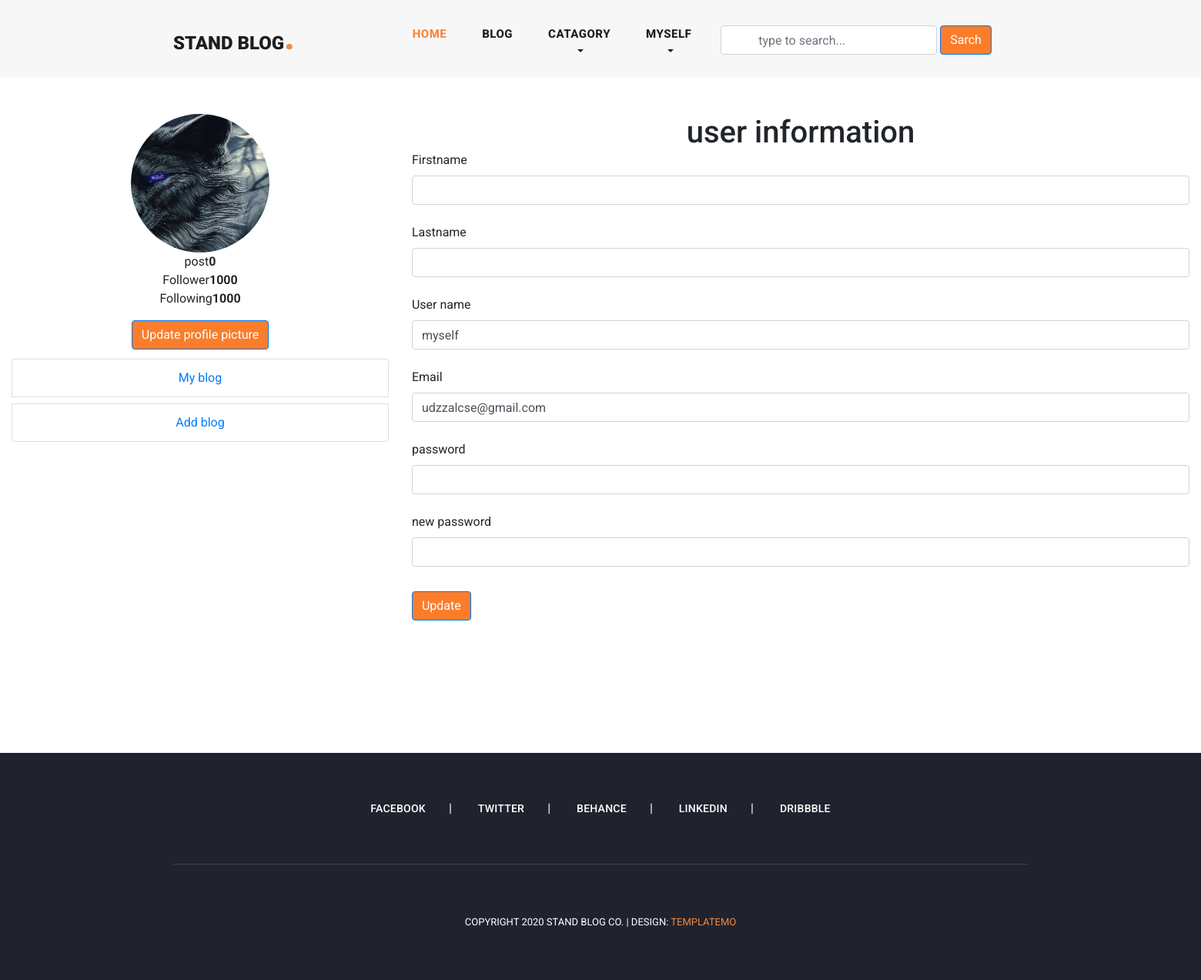
The app's page /profile (signed in) with its own data.
### user_profile/models.py (models this page shows, shortened)
class User(AbstractUser):
    email=models.EmailField(max_length=200,unique=True,error_messages= {"unique":"email must be unique"})
    profile_image=models.ImageField(null=True,blank=True,upload_to='progile_img')
    REQUIRED_FIELDS=['email']
    objects=Mycustommannager()
    def get_profile_picture(self):
        url=""
        try:
            url=self.profile_image.url
        except:
            url=""
        return url

### user_profile/views.py (the view, shortened to what this page needs)
# urls.py: path('profile',views.profile,name='profile'),
@login_required(login_url='login')
def profile(request):
    account=get_object_or_404(User,pk=request.user.pk)
    form=User_profile_update_form(instance=account)
    context={
        "account":account,
        "form":form,
    }
    return render(request,"myprofile.html",context)

### user_profile/forms.py (shortened to what this page needs)
class User_profile_update_form(forms.ModelForm):
    def __init__(self,*args,**kwargs):
        super().__init__(*args,**kwargs)
    class Meta:
        model=User
        fields=('first_name','last_name','username','email')

### blog/context_processors.py (called while the page is built)
def common_context(request):
    catagorys=Catagory.objects.all()
    context={
        "catagory" : catagorys,
    }
    return context

### templates/myprofile.html (shortened to what this page needs)
{% extends "base.html" %}
{% load static %}
{% block content %}
<section class="profile">
    <div class="container-fluid">
        <div class="row py-5">
            <div class="col-md-4">
                <div class="text-center">
                    <img class="rounded rounded-circle profile-picture" src="{{request.user.get_profile_picture}}" alt="#">
                    <ul >
                        <li>
                            <span>post<strong>{{account.user_blog.count}}</strong></span>
                        </li>
                        <li>
                            <span>Follower<strong>1000</strong></span>
                        </li>
                        <li>
                            <span>Following<strong>1000</strong></span>
                        </li>
                    </ul>
                </div>
                <div class="text-center py-3">
                <button type="button" class="btn btn-primary" data-toggle="modal" data-target="#exampleModal">
                    Update profile picture
                </button>
                <div>
                    <ul class="list-group text-center mt-2 mb-5">
                        <li class='list-group-item my-1'>
                            <a class="text-decoration-none" href="{% url 'myblog' %}">My blog</a>
                        </li>
                        <li class='list-group-item my-1'>
                            <a class="text-decoration-none" href="{% url 'add_blog'%}">Add blog</a>
                        </li>
                    </ul>
                </div>
                </div>
            </div>
            <div class="col-md-8">
                <div class="text-center px-2"><p><h1>user information</h1></p></div>
                <form action="{% url 'profile'%}" method="POST">
                    <div class="form-group">
                        <label for="first_name">Firstname</label>
                        <input type="text" class="form-control" value="{{account.first_name}}" name="first_name">
                        <p class="text-danger py-1 error">{{form.first_name.errors}}</p>
                    </div>
                    <div class="form-group">
                        <label for="last_name"> Lastname </label>
                        <input type="text" class="form-control" value="{{account.last_name}}" name="last_name">
                        <p class="text-danger py-1 error">{{form.last_name.errors}}</p>
                    </div>
                    <div class="form-group">
                        <label for="username">User name</label>
                        <input type="text" class="form-control" value="{{account.username}}" name="username">
                        <p class="text-danger py-1 error">{{form.username.errors}}</p>
                    </div>
                    <div class="form-group">
                        <label for="email">Email</label>
                        <input type="email" class="form-control" value="{{account.email}}" name="email">
                        <p class="text-danger py-1 error">{{form.email.errors}}</p>
                    </div>
                    <div class="form-group">
                        <label for="password">password</label>
                        <input type="password" class="form-control"  name="password">
                        <p class="text-danger py-1 error">{{form.password.errors}}</p>
                    </div>
                    <div class="form-group">
                        <label for="new-password">new password</label>
                        <input type="password" class="form-control"  name="new-password">
                        <p class="text-danger py-1 error">{{form.password.errors}}</p>
                    </div>
                    <div class="form-group">
                        <button type="submit" class="btn btn-primary my-2">Update</button>
                    </div>
                </form>
            </div>
        </div>
    </div>
</section>
{% endblock content %}

### templates/header.html (shortened to what this page needs)
{% load static %}
 <header class="">
    <nav class="navbar navbar-expand-lg">
      <div class="container">
        <a class="navbar-brand" href="index.html"><h2>Stand Blog<em>.</em></h2></a>
        <div class="collapse navbar-collapse" id="navbarResponsive">
          <ul class="navbar-nav ml-auto">
            <li class="nav-item active">
              <a class="nav-link" href="{% url 'home' %}">Home
              </a>
            </li>
            <li class="nav-item">
              <a class="nav-link" href="{% url 'blog' %}">Blog </a>
            </li>
            <li class="nav-item dropdown">
              <a class="nav-link dropdown-toggle" href="#" id="navbarDropdown" role="button" data-toggle="dropdown" aria-haspopup="true" aria-expanded="false">
                Catagory
              </a>
            </li>
            {% if request.user.is_authenticated %}
            <li class="nav-item dropdown">
              <a class="nav-link dropdown-toggle" href="#" id="navbarDropdown" role="button" data-toggle="dropdown" aria-haspopup="true" aria-expanded="false">
                {{request.user.username}}
              </a>
            </li>
            {% else %}
            <li class="nav-item active">
              <a class="nav-link" href="{% url 'login' %}">Login</a>
            </li>
            {% endif %}
            <div class="col-lg-12">
              <div class="sidebar-item search">
                <form  class="form-inline d-flex flex-nowrap my-2 ml-auto sarch-form" method="GET" action="{% url 'sarch_blog' %}">
                  <input type="text" name="sarch" class="form-control px-5" placeholder="type to search..." >
                  <button class="btn btn-primary ml-1 "> Sarch </button>
                </form>
              </div>
            </div>
          </ul>
        </div>
      </div>
    </nav>
  </header>

### assets/css/templatemo-stand-blog.css (style rules this page uses)
body { font-family: 'Roboto', sans-serif; overflow-x: hidden; text-rendering: optimizeLegibility; -webkit-font-smoothing: antialiased; -moz-osx-font-smoothing: grayscale; }
p { margin-bottom: 0px; font-size: 15px; font-weight: 400; color: #7a7a7a; line-height: 30px; }
a { text-decoration: none!important; }
ul { padding: 0; margin: 0; list-style: none; }
h1,h2,h3,h4,h5,h6 { margin: 0px; }
header { z-index: 99999; width: 100%; height: 100px; background-color: #f7f7f7; -webkit-transition: all 0.3s ease-in-out 0s; -moz-transition: all 0.3s ease-in-out 0s; -o-transition: all 0.3s ease-in-out 0s; transition: all 0.3s ease-in-out 0s; }
header .navbar { padding: 25px 0px; }
.navbar .navbar-brand { float: left; margin-top: -12px; outline: none; }
.navbar .navbar-brand h2 { color: #1e1e1e; text-transform: uppercase; font-size: 24px; font-weight: 900; -webkit-transition: all .3s ease 0s; -moz-transition: all .3s ease 0s; -o-transition: all .3s ease 0s; transition: all .3s ease 0s; }
.navbar .navbar-brand h2 em { font-size: 44px; font-style: normal; color: #f48840; }
#navbarResponsive { z-index: 999; }
.navbar-collapse { text-align: center; }
.navbar .navbar-nav .nav-item { margin: 0px 15px; }
.navbar .navbar-nav a.nav-link { text-transform: capitalize; font-size: 15px; font-weight: 800; text-transform: uppercase; letter-spacing: 0.5px; color: #1e1e1e; transition: all 0.3s; }
.navbar .navbar-nav .nav-link:hover, .navbar .navbar-nav .active>.nav-link, .navbar .navbar-nav .nav-link.active, .navbar .navbar-nav .nav-link.show, .navbar .navbar-nav .show>.nav-link { color: #f48840; }

### assets/css/main.css (style rules this page uses)
.profile-picture { max-width: 100%; width: 180px; height: 180px; }
.btn-primary { background-color: #fb7d2a!important; }

### records on screen
User: user.username "MYSELF", user.get_profile_picture (picture), user_blog.count "0", username "myself", email "udzzalcse@gmail.com"
